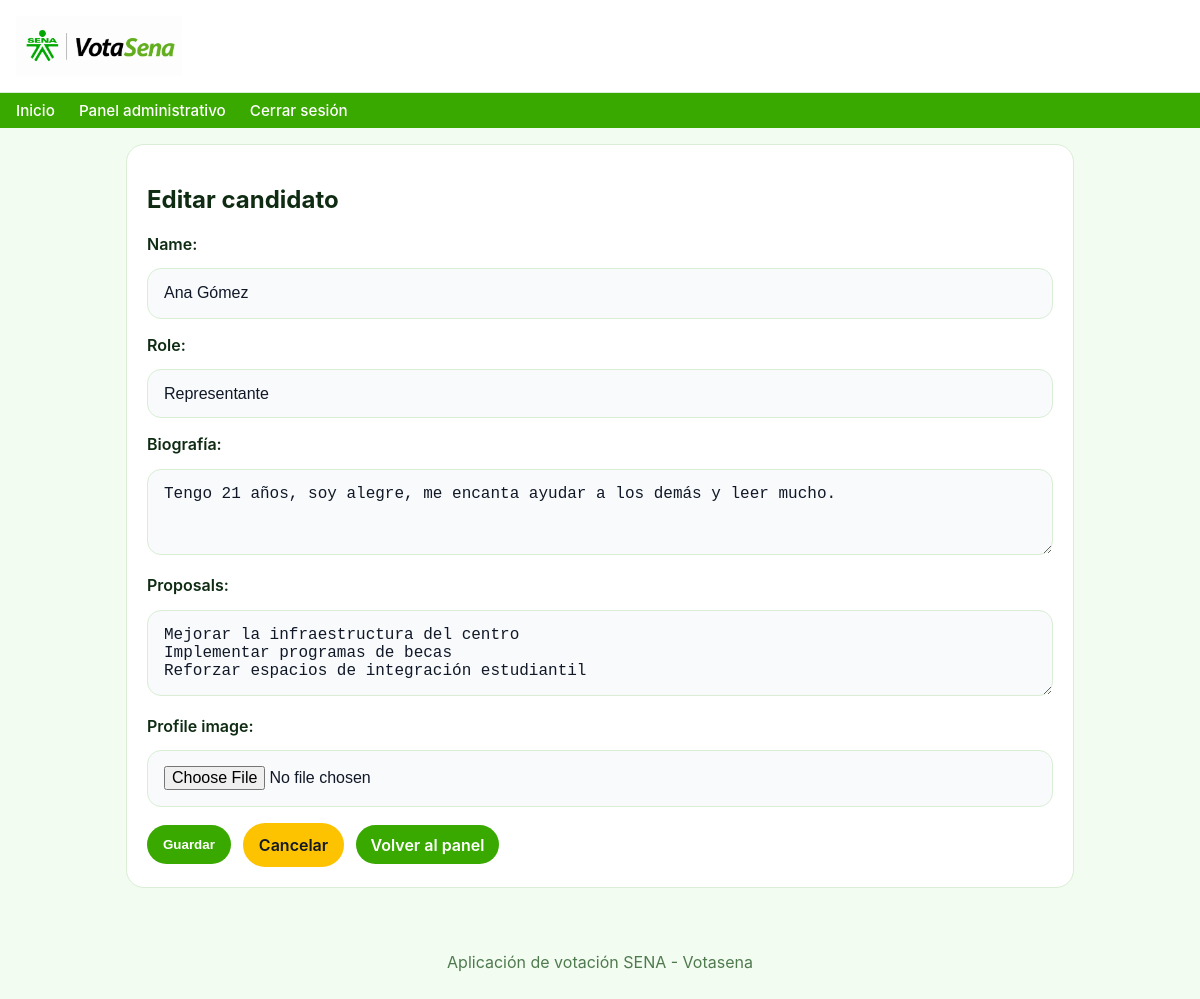
The app's page /admin-panel/candidatos/39/editar/ (signed in) with its own data.
### elecciones/models.py (models this page shows, shortened)
class Candidacy(models.Model):
    ROLE_REPRESENTANTE = 'REP'
    ROLE_VOCERO = 'VOC'
    ROLE_SUBVOCERO = 'SUB'
    ROLE_CHOICES = [
        (ROLE_REPRESENTANTE, 'Representante'),
        (ROLE_VOCERO, 'Vocero'),
        (ROLE_SUBVOCERO, 'Subvocero'),
    ]
    name = models.CharField(max_length=120)
    role = models.CharField(max_length=3, choices=ROLE_CHOICES)
    ficha = models.CharField(max_length=12, blank=True, null=True, help_text='Ficha solo para vocero y subvocero')
    description = models.TextField(blank=True, verbose_name='Biografía', help_text='Una breve descripción personal del candidato')
    proposals = models.TextField(blank=True, help_text='Propuestas separadas por saltos de línea')
    profile_image = models.FileField(upload_to='candidates/', blank=True, null=True, help_text='Foto de perfil del candidato')
    class Meta:
        verbose_name = 'Candidato'
        verbose_name_plural = 'Candidatos'
        ordering = ['role', 'name']

### elecciones/views.py (the view)
# urls.py: path('admin-panel/candidatos/<int:candidacy_id>/editar/', views.admin_candidacy_edit, name='admin_candidacy_edit'),
@admin_required
def admin_candidacy_edit(request, candidacy_id):
    candidacy = get_object_or_404(Candidacy, pk=candidacy_id)
    form = CandidacyForm(request.POST or None, instance=candidacy)
    if request.method == 'POST' and form.is_valid():
        form.save()
        messages.success(request, 'Candidato actualizado correctamente.')
        return redirect('admin_candidacies')
    return render(request, 'elecciones/admin_candidacy_form.html', {'form': form, 'title': 'Editar candidato'})

### elecciones/forms.py
class CandidacyForm(forms.ModelForm):
    class Meta:
        model = Candidacy
        fields = ['name', 'role', 'ficha', 'description', 'proposals', 'profile_image']
        widgets = {
            'description': forms.Textarea(attrs={'rows': 3}),
            'proposals': forms.Textarea(attrs={'rows': 3}),
            'ficha': forms.TextInput(attrs={'placeholder': 'Ficha solo para voceros y subvoceros'}),
        }

### elecciones/views.py (called while the page is built)
def admin_required(view_func):
    @wraps(view_func)
    def _wrapped(request, *args, **kwargs):
        if not request.user.is_superuser:
            raise PermissionDenied
        return view_func(request, *args, **kwargs)
    return login_required(_wrapped)

### elecciones/templates/elecciones/admin_candidacy_form.html (shortened to what this page needs)
{% extends 'elecciones/base.html' %}
{% block content %}
<section class="card section-card admin-panel">
    <h1>{{ title }}</h1>
    <form method="post" enctype="multipart/form-data" class="admin-form">
        <div class="form-group">
            {{ form.name.label_tag }}
            {{ form.name }}
        </div>
        <div class="form-group">
            {{ form.role.label_tag }}
            {{ form.role }}
        </div>
        <div class="form-group">
            {{ form.description.label_tag }}
            {{ form.description }}
        </div>
        <div class="form-group">
            {{ form.proposals.label_tag }}
            {{ form.proposals }}
        </div>
        <div class="form-group">
            {{ form.profile_image.label_tag }}
            {{ form.profile_image }}
        </div>
        <div class="form-actions">
            <button type="submit" class="button">Guardar</button>
            <a href="{% url 'admin_candidacies' %}" class="button cancel-button">Cancelar</a>
            <a href="{% url 'admin_dashboard' %}" class="button small">Volver al panel</a>
        </div>
    </form>
</section>
{% endblock %}

### elecciones/static/elecciones/css/styles.css (style rules this page uses)
:root { --bg: #f2fcf1; --card: #ffffff; --text: #0f2c13; --muted: #4f7a4e; --primary: #39A900; --accent: #007832; --button-vote: #39A900; --button-proposals: #00304D; --danger: #dc2626; --border: #d9eed4; --gradient-start: #7c3aed; --gradient-mid: #3b82f6; --gradient-end: #06b6d4; }
* { box-sizing: border-box; }
body { margin: 0; font-family: Inter, system-ui, -apple-system, BlinkMacSystemFont, 'Segoe UI', sans-serif; background: var(--bg); color: var(--text); }
.card, .hero-card { background: var(--card); border: 1px solid var(--border); border-radius: 18px; padding: 1.25rem; margin-bottom: 1rem; }
.button, .button.small { display: inline-flex; align-items: center; justify-content: center; background: var(--primary); color: white; border: none; border-radius: 999px; padding: 0.75rem 1rem; font-weight: 600; cursor: pointer; text-decoration: none; }
.button.small { padding: 0.6rem 0.9rem; }
.cancel-button { background: #fdc300; color: #111827; }
select, input[type="email"], input[type="file"] { width: 100%; padding: 0.9rem 1rem; border: 1px solid var(--border); border-radius: 12px; margin-top: 0.5rem; background: white; color: #111827; font-weight: 500; }
select { appearance: none; -webkit-appearance: none; background-image: linear-gradient(45deg, transparent 50%, #111827 50%), linear-gradient(135deg, #111827 50%, transparent 50%); background-position: calc(100% - 20px) calc(1rem + 2px), calc(100% - 15px) calc(1rem + 2px); background-size: 6px 6px, 6px 6px; background-repeat: no-repeat; }
input[type="text"], input[type="password"], textarea { width: 100%; padding: 0.9rem 1rem; border: 1px solid var(--border); border-radius: 12px; margin-top: 0.5rem; }
.form-group { margin-bottom: 1rem; }
.admin-form .form-group { margin-bottom: 1rem; }
.admin-form label { display: block; margin-bottom: 0.4rem; font-weight: 600; color: var(--text); }
.form-actions { display: flex; flex-wrap: wrap; gap: 0.75rem; align-items: center; margin-top: 1rem; }
.admin-form input, .admin-form textarea, .admin-form select { width: 100%; padding: 0.95rem 1rem; border: 1px solid var(--border); border-radius: 14px; background: #f8fafc; color: #111827; font-size: 1rem; transition: border-color 0.2s ease, box-shadow 0.2s ease; }

### records on screen
Candidacy: name "Ana Gómez", role "Representante", description "Tengo 21 años, soy alegre, me encanta ayudar a los demás y leer mucho.", proposals "Mejorar la infraestructura del centro Implementar programas de becas Reforzar espacios de integración estudiantil"

### other values on screen
{{ title }} "Editar candidato"
